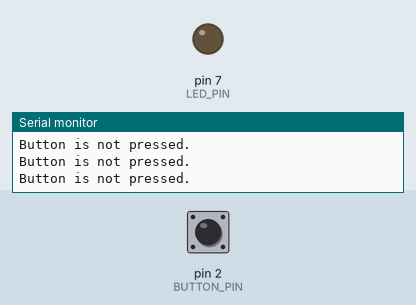
Bench run of a sketch on a simulated Arduino Uno, built with avr-gcc and run on an emulated ATmega328P. On the bench: output pins drawn as LEDs (lit = HIGH), the last lines printed to the serial monitor. The test bench sets the inputs (shaded band); at power-on: pin 2 (BUTTON_PIN) LOW.

Above: at 1.2 s.
1.3 s: pin 2 (BUTTON_PIN) pulled HIGH for 0.15 s
At 1.4 s:
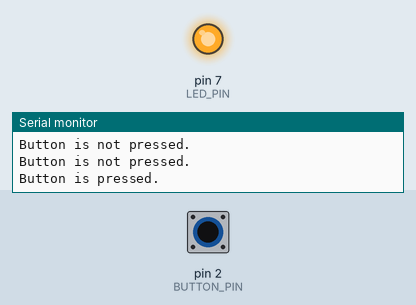
3.0 s: pin 2 (BUTTON_PIN) pulled HIGH for 3.2 s
At 7.6 s:
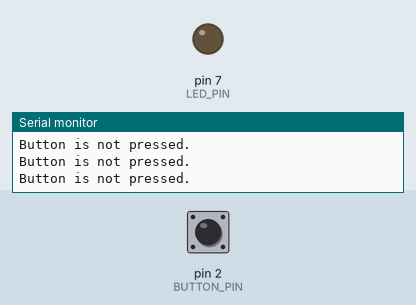
Timing chart, 0 to 9.1 s (numbered marks = the images above; inputs shaded):
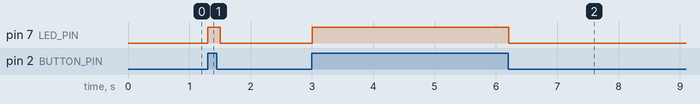

Measured:
- after the input at 1.3 s, pin 7 (LED_PIN): LOW → HIGH at once, → LOW 0.20 s later
- after the input at 3.0 s, pin 7 (LED_PIN): LOW → HIGH at once, → LOW 3.2 s later

The sketch:

project_2.ino
```cpp
//5V Power Pin connect to Push Button connect to Digital Pin -> generate input
//  PRESSED: HIGH (5v)
//  NOT PRESSED: LOW (0v)

// Project 2 - Press Button
#define BUTTON_PIN 2 // digital pin that connected to the press button
#define LED_PIN 7

void setup() {
  pinMode(BUTTON_PIN, INPUT); // set to INPUT mode
  pinMode(LED_PIN, OUTPUT);
  Serial.begin(9600);
}

void loop() {

  if (digitalRead(BUTTON_PIN) == HIGH){
    Serial.println("Button is pressed.");
    digitalWrite(LED_PIN, HIGH); // power on the LED
  } else{
    Serial.println("Button is not pressed.");
    digitalWrite(LED_PIN, LOW);
  }
  delay(100);

}
```
